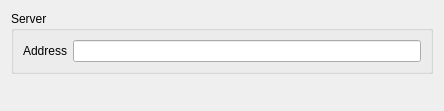
<?xml version="1.0" encoding="UTF-8"?>
<ui version="4.0">
 <class>MusicdSettingsPage</class>
 <widget class="QWidget" name="MusicdSettingsPage">
  <property name="geometry">
   <rect>
    <x>0</x>
    <y>0</y>
    <width>444</width>
    <height>111</height>
   </rect>
  </property>
  <property name="windowTitle">
   <string>Musicd</string>
  </property>
  <layout class="QVBoxLayout" name="verticalLayout">
   <item>
    <widget class="QGroupBox" name="groupBox">
     <property name="title">
      <string>Server</string>
     </property>
     <layout class="QFormLayout" name="formLayout_3">
      <property name="fieldGrowthPolicy">
       <enum>QFormLayout::AllNonFixedFieldsGrow</enum>
      </property>
      <item row="0" column="0" colspan="2">
       <widget class="QWidget" name="login_container" native="true">
        <property name="enabled">
         <bool>true</bool>
        </property>
        <layout class="QGridLayout" name="gridLayout">
         <property name="margin">
          <number>0</number>
         </property>
         <item row="1" column="0">
          <widget class="QLabel" name="server_address_label">
           <property name="enabled">
            <bool>true</bool>
           </property>
           <property name="text">
            <string>Address</string>
           </property>
          </widget>
         </item>
         <item row="1" column="1">
          <widget class="QLineEdit" name="server_address">
           <property name="enabled">
            <bool>true</bool>
           </property>
          </widget>
         </item>
        </layout>
       </widget>
      </item>
     </layout>
    </widget>
   </item>
   <item>
    <spacer name="verticalSpacer">
     <property name="orientation">
      <enum>Qt::Vertical</enum>
     </property>
     <property name="sizeHint" stdset="0">
      <size>
       <width>20</width>
       <height>30</height>
      </size>
     </property>
    </spacer>
   </item>
  </layout>
 </widget>
 <tabstops>
  <tabstop>server_address</tabstop>
 </tabstops>
 <resources/>
 <connections/>
</ui>
